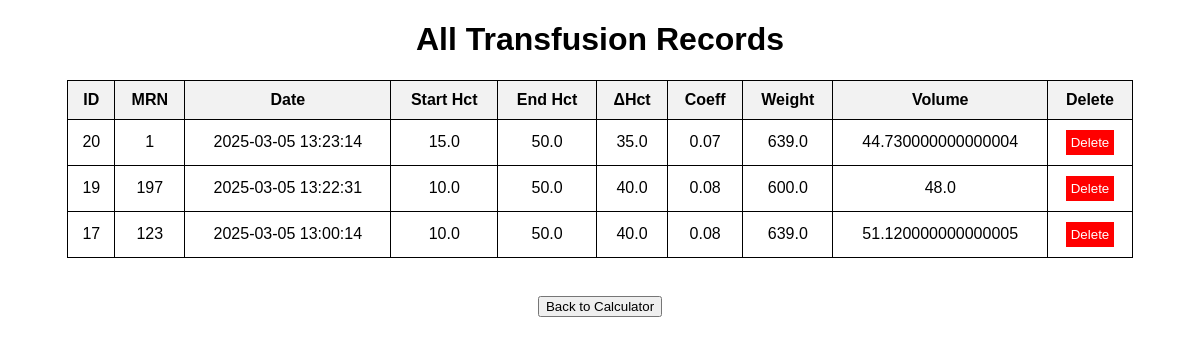
Page /records on the committed database.
### tables this page shows
CREATE TABLE transfusion_records (
        id INTEGER PRIMARY KEY AUTOINCREMENT,
        mrn TEXT,
        date TEXT,
        starting_hct REAL,
        ending_hct REAL,
        desired_increase_hct REAL,
        transfusion_coefficient REAL,
        weight REAL,
        volume_to_transfuse REAL
    );

### app.py (the view)
@app.route("/records")
def view_records():
    conn = sqlite3.connect("transfusion_data.db")
    cursor = conn.cursor()
    cursor.execute("SELECT id, mrn, date, starting_hct, ending_hct, desired_increase_hct, transfusion_coefficient, weight, volume_to_transfuse FROM transfusion_records ORDER BY date DESC")
    records = cursor.fetchall()
    conn.close()
    return render_template("records.html", records=records)

### templates/records.html (shortened to what this page needs)
<!DOCTYPE html>
<html lang="en">
<head>
</head>
<body>
    <h1>All Transfusion Records</h1>
    <table>
        <tr>
            <th>ID</th>
            <th>MRN</th>
            <th>Date</th>
            <th>Start Hct</th>
            <th>End Hct</th>
            <th>ΔHct</th>
            <th>Coeff</th>
            <th>Weight</th>
            <th>Volume</th>
            <th>Delete</th>
        </tr>
        {% for record in records %}
        <tr>
            <td>{{ record[0] }}</td>
            <td>{{ record[1] }}</td>
            <td>{{ record[2] }}</td>
            <td>{{ record[3] }}</td>
            <td>{{ record[4] }}</td>
            <td>{{ record[5] }}</td>
            <td>{{ record[6] }}</td>
            <td>{{ record[7] }}</td>
            <td>{{ record[8] }}</td>
            <td>
                <a href="{{ url_for('delete_record', record_id=record[0]) }}">
                    <button class="delete-btn">Delete</button>
                </a>
            </td>
        </tr>
        {% endfor %}
    </table>
    <br>
    <a href="{{ url_for('index') }}">
        <button>Back to Calculator</button>
    </a>
</body>
</html>

### templates/records.html (style rules this page uses)
body { font-family: Arial, sans-serif; text-align: center; }
table { width: 90%; margin: 20px auto; border-collapse: collapse; }
th, td { padding: 10px; border: 1px solid black; }
th { background-color: #f2f2f2; }
.delete-btn { background-color: red; color: white; padding: 5px; border: none; cursor: pointer; }

### rows in the picture
transfusion_records: id "20", mrn "1", date "2025-03-05 13:23:14", starting_hct "15.0", ending_hct "50.0", desired_increase_hct "35.0", transfusion_coefficient "0.07", weight "639.0", volume_to_transfuse "44.730000000000004"
transfusion_records: id "19", mrn "197", date "2025-03-05 13:22:31", starting_hct "10.0", ending_hct "50.0", desired_increase_hct "40.0", transfusion_coefficient "0.08", weight "600.0", volume_to_transfuse "48.0"
transfusion_records: id "17", mrn "123", date "2025-03-05 13:00:14", starting_hct "10.0", ending_hct "50.0", desired_increase_hct "40.0", transfusion_coefficient "0.08", weight "639.0", volume_to_transfuse "51.120000000000005"
